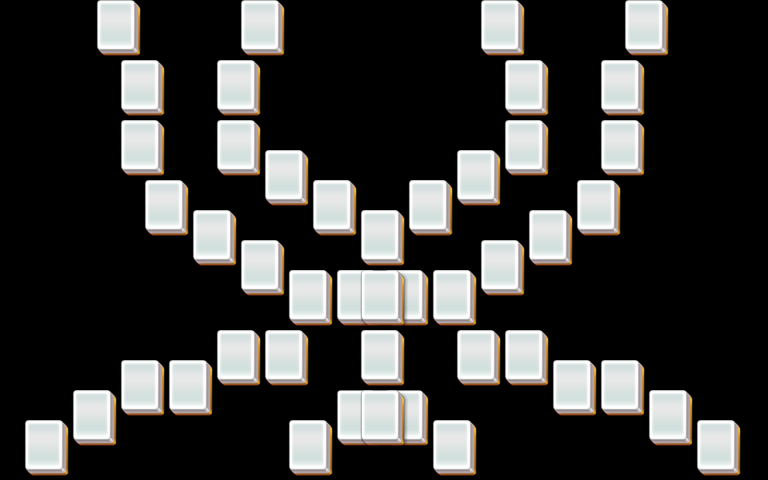

This is a level from a 2D game, rendered from its Tiled map with the project's own tilesets. A one-line summary and the map file follow, with tile-layer data summarised:
An orthogonal 32x16 tile map with 24x30 px tiles, 5 tile layers (layer1, layer2, layer3, layer4, ...).

<map version="1.0" orientation="orthogonal" width="32" height="16" tilewidth="24" tileheight="30">
 <properties>
  <property name="species" value="20" />
 </properties>
 <tileset firstgid="1" name="mahjong" tilewidth="48" tileheight="60">
  <image source="mahjong.png" width="48" height="60" />
 </tileset>
 <layer name="layer1" width="32" height="16">
  <data>[512 cells, 44 non-empty, 1 distinct tile ids]</data>
 </layer>
 <layer name="layer2" width="32" height="16">
  <data>[512 cells, 43 non-empty, 1 distinct tile ids]</data>
 </layer>
 <layer name="layer3" width="32" height="16">
  <data>[512 cells, 8 non-empty, 1 distinct tile ids]</data>
 </layer>
 <layer name="layer4" width="32" height="16">
  <data>[512 cells, 4 non-empty, 1 distinct tile ids]</data>
 </layer>
 <layer name="layer5" width="32" height="16">
  <data>[512 cells, 1 non-empty, 1 distinct tile ids]</data>
 </layer>
</map>
